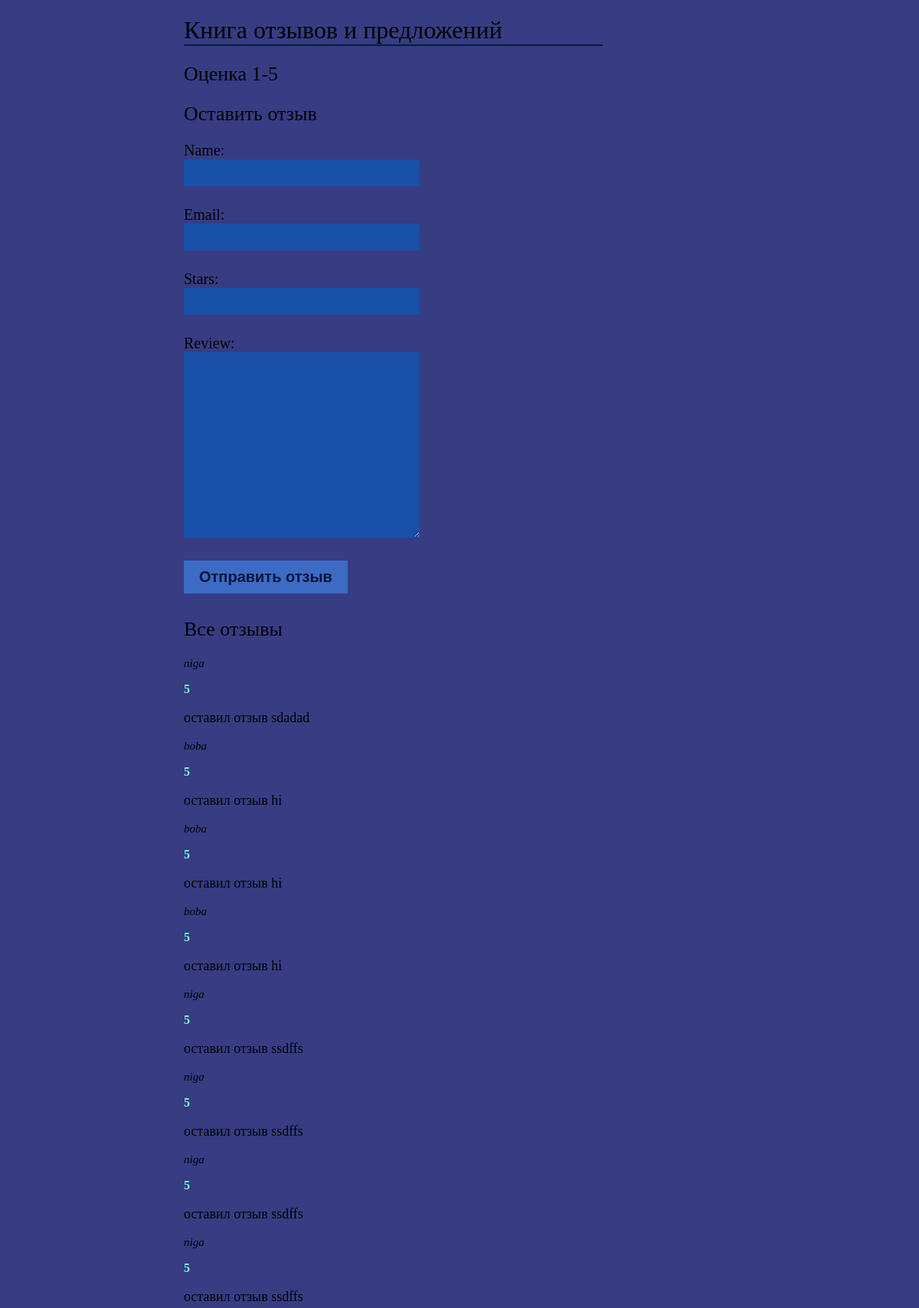
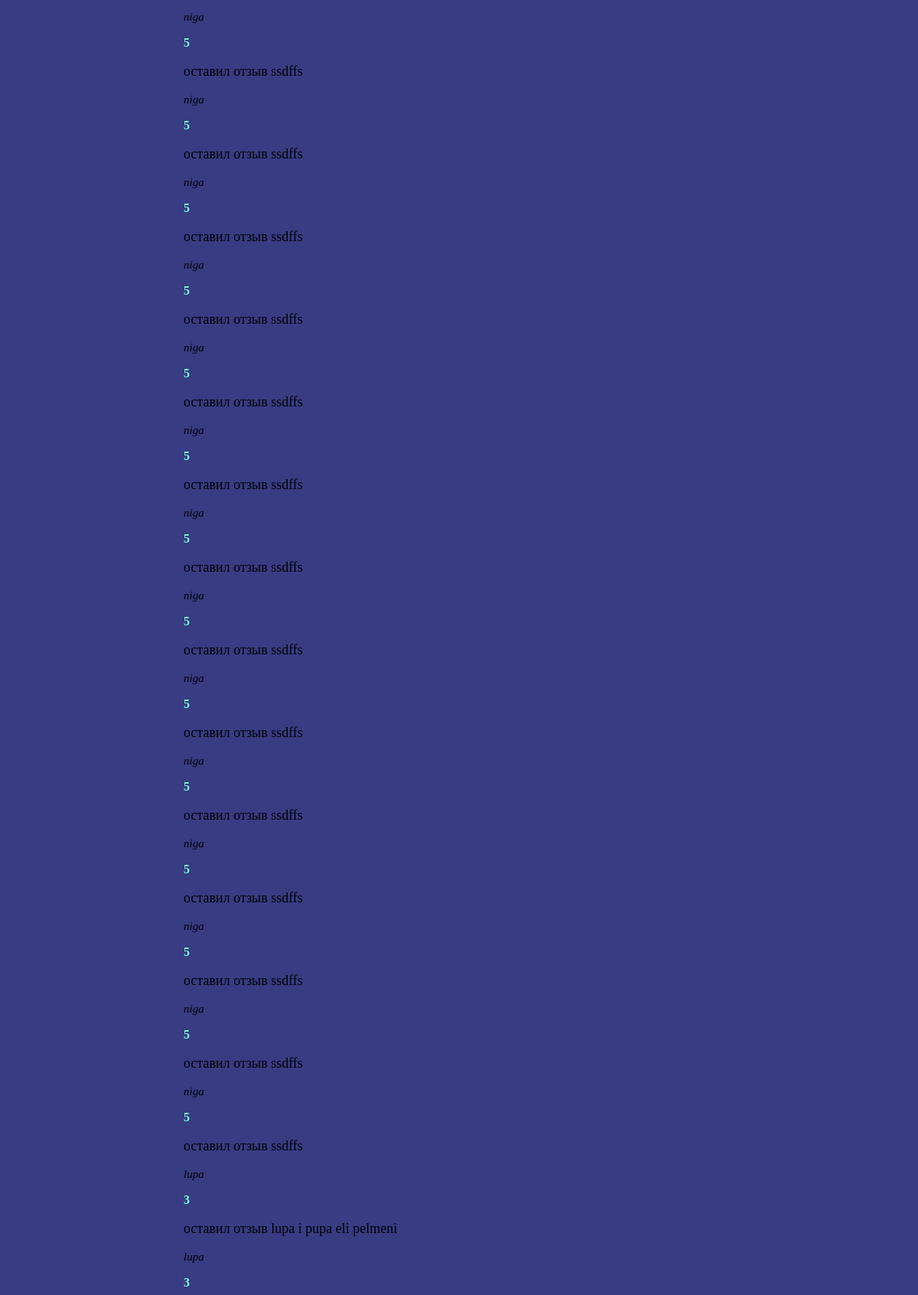
The page / (upper part) on the database its author committed (2 pictures, top to bottom).
### reviews/models.py (models this page shows, shortened)
class Review(models.Model):
    name = models.CharField(max_length=25)
    email=models.EmailField()
    review=models.TextField()
    stars=models.IntegerField(validators=[MinValueValidator(1), MaxValueValidator(5)])

### reviews/views.py (the view, shortened to what this page needs)
# urls.py: path('',ReviewsView.as_view(), name='reviews'),
class ReviewsView(View):
    def get(self, request):
        form = ReviewForm()
        reviews = Review.objects.all()
        return render(request,'pelmeni.html',{'form': form,'reviews': reviews})

### reviews/forms.py
class ReviewForm(forms.ModelForm):
    class Meta:
        model=Review
        fields = ['name','email','stars','review']
        widgets = { 'stars': forms.NumberInput(attrs={'min': 1, 'max': 5})}

### reviews/templates/pelmeni.html (shortened to what this page needs)
{% load static %}
<!DOCTYPE html>
<html lang="en">
<head>
    <link rel="stylesheet" href="{% static 'css/style.css' %}">
</head>
<body>
    <h1>Книга отзывов и предложений</h1>
    <div class="review-form">
        <h2>Оценка 1-5</h2>
        <h2>Оставить отзыв</h2>
        <form method="post">
            {{ form.as_p }}
            <p><input type="submit" value="Отправить отзыв"></p>
        </form>
    </div>
    <div class="reviews">
        <h2>Все отзывы</h2>
        {% for review in reviews %}
        </div class="review">
           <p class="user"> {{review.name}}</p>
           <p class="stars">{{review.stars}}</p>
           <p class="review-text">оставил отзыв {{review.review}}</p>
        {% endfor %}
</body>
</html>

### reviews/static/css/style.css (style rules this page uses)
body { margin-left: 20%; margin-right: 20%; background-color:rgb(55, 60, 131); }
h1 { font-weight: normal; border-bottom: 2px solid rgb(3, 29, 49); margin-right: 24%; }
h2 { font-weight: normal; margin-bottom: 30 px; font-size: 26px; }
input, textarea { margin-bottom: 10px; background: rgba(16, 88, 182, 0.767); border: 0; padding: 6px 10px; font-size: 20px; width: 40%; }
input[type=submit] { font-weight: bold; background-color: rgb(59, 107, 196); color:rgb(7, 20, 56); padding: 10px 20px; font-size: 20px; width: auto; }
label { display: block; font-size: 20px; }
.review-text { font-size: large; }
.user { font-size: 15px; font-style: italic; }
.stars { color: aquamarine; font-weight: bolder; }

### rows shown on the page
Review: name "niga", stars "5", review "sdadad"
Review: name "boba", stars "5", review "hi"
Review: name "boba", stars "5", review "hi"
Review: name "boba", stars "5", review "hi"
Review: name "niga", stars "5", review "ssdffs"
Review: name "niga", stars "5", review "ssdffs"
Review: name "niga", stars "5", review "ssdffs"
Review: name "niga", stars "5", review "ssdffs"
Review: name "niga", stars "5", review "ssdffs"
Review: name "niga", stars "5", review "ssdffs"
Review: name "niga", stars "5", review "ssdffs"
Review: name "niga", stars "5", review "ssdffs"
Review: name "niga", stars "5", review "ssdffs"
Review: name "niga", stars "5", review "ssdffs"
Review: name "niga", stars "5", review "ssdffs"
Review: name "niga", stars "5", review "ssdffs"
Review: name "niga", stars "5", review "ssdffs"
Review: name "niga", stars "5", review "ssdffs"
Review: name "niga", stars "5", review "ssdffs"
Review: name "niga", stars "5", review "ssdffs"
Review: name "niga", stars "5", review "ssdffs"
Review: name "niga", stars "5", review "ssdffs"
Review: name "lupa", stars "3", review "lupa i pupa eli pelmeni"
Review: name "lupa", stars "3"
